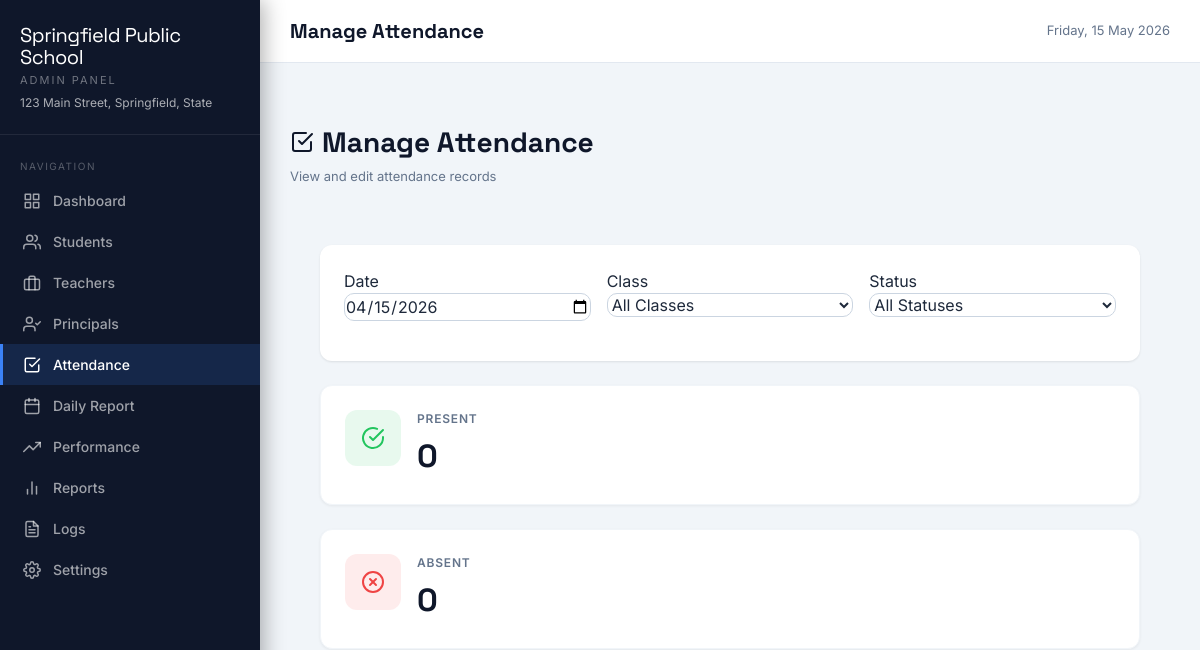
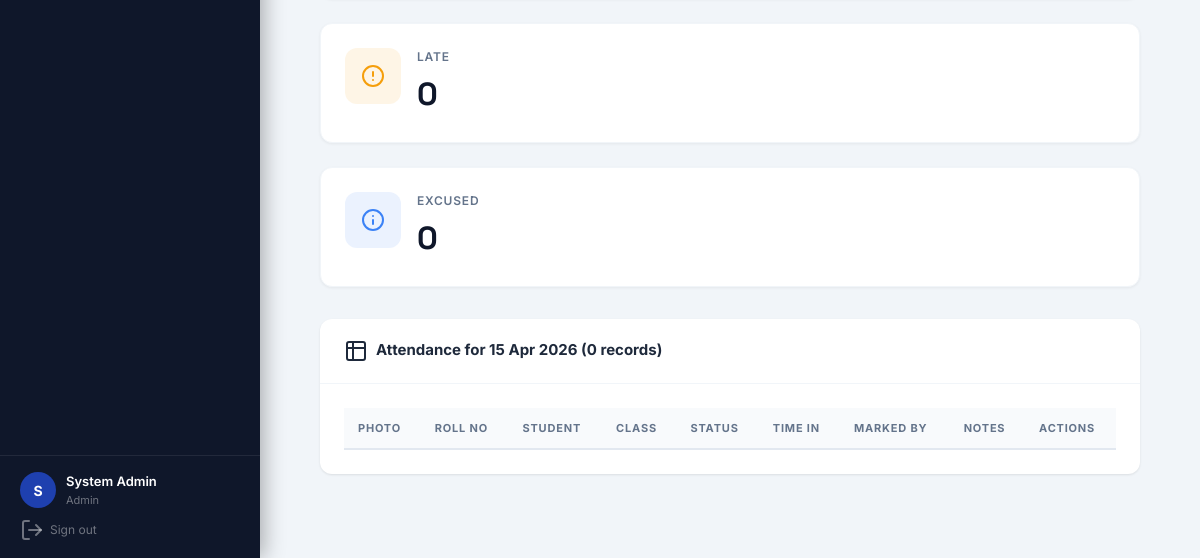
Before: /admin/attendance.php?date=2026-04-15 (signed in) with the older database file (2 pictures, top to bottom).
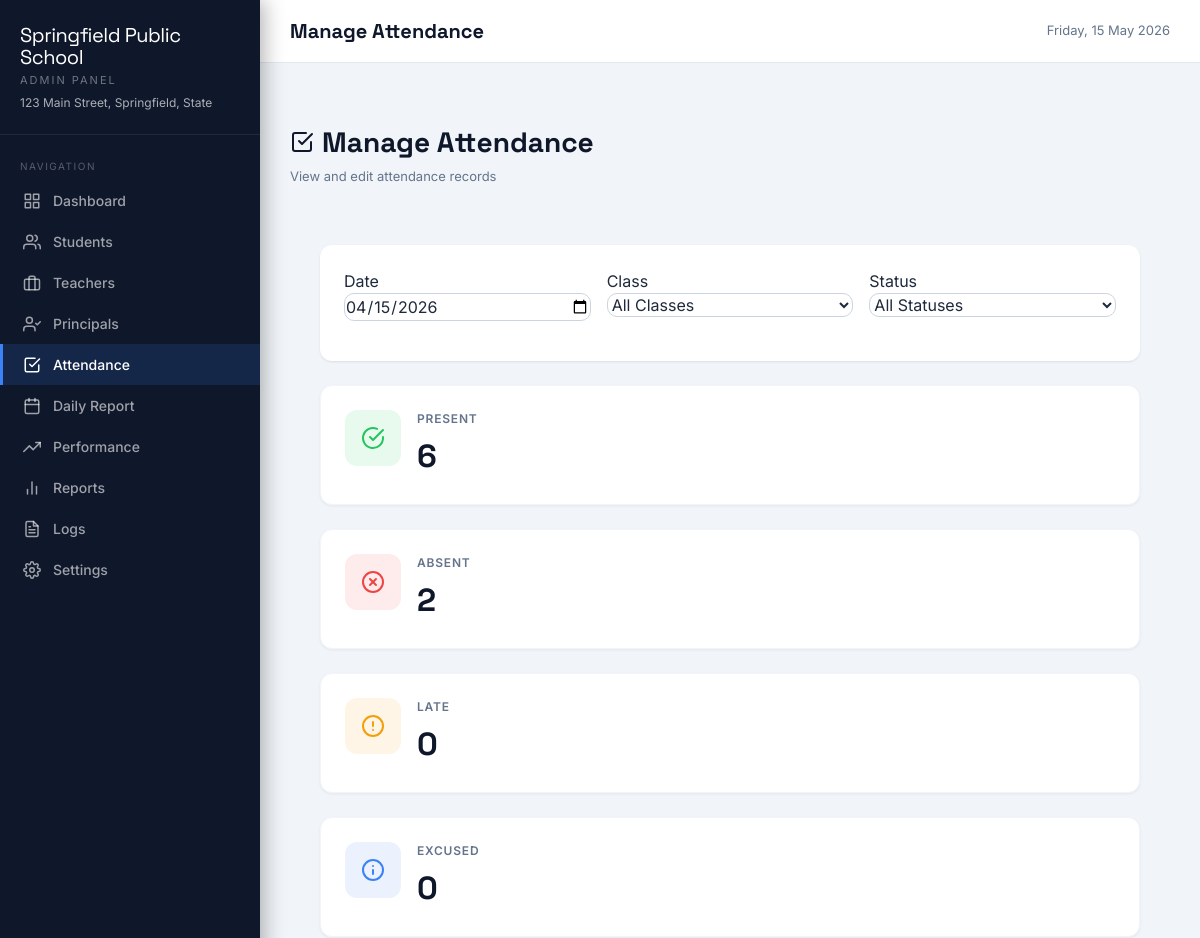
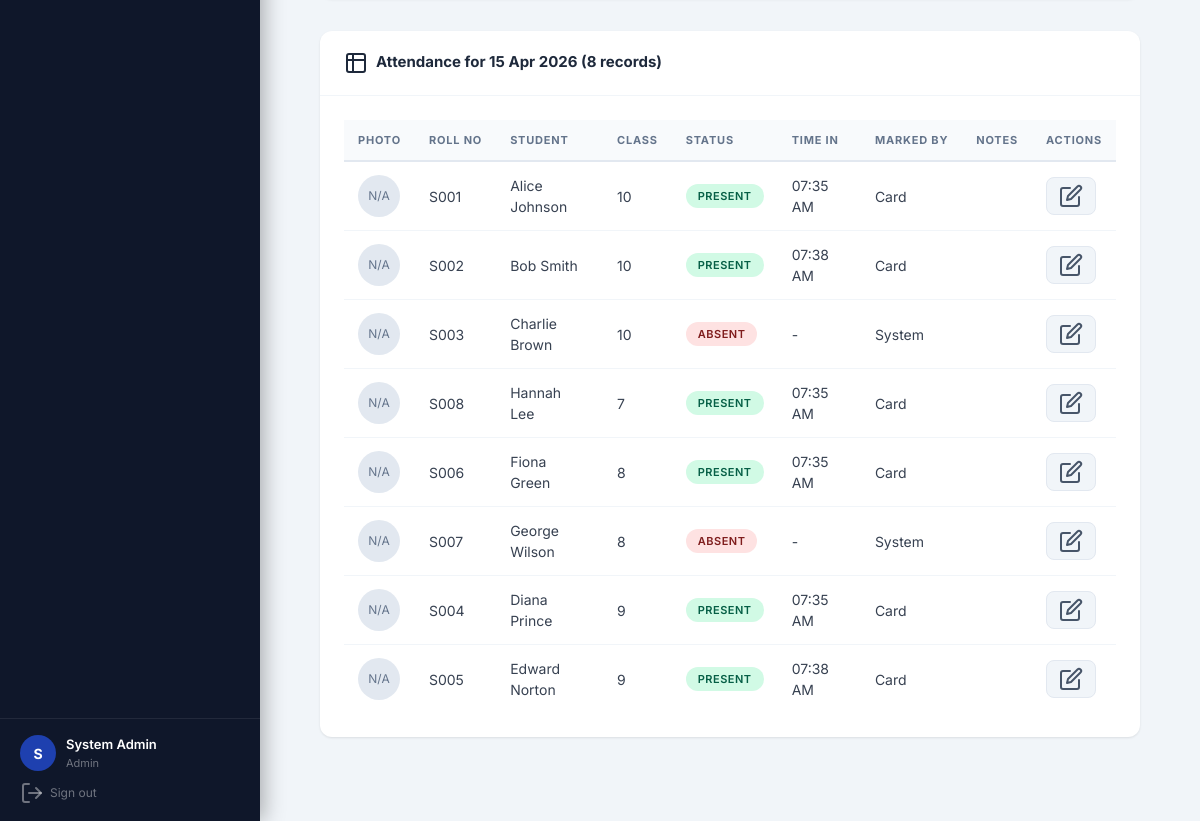
After: the same page with the newer database file (2 pictures, top to bottom).
### tables this page shows
CREATE TABLE IF NOT EXISTS student_attendance (
    id INT AUTO_INCREMENT PRIMARY KEY,
    student_id INT NOT NULL,
    date DATE NOT NULL,
    time_in TIME,
    status ENUM('present','absent','late','excused') DEFAULT 'present',
    marked_by ENUM('card','manual','system') DEFAULT 'card',
    marked_by_user_id INT,
    notes TEXT,
    created_at TIMESTAMP DEFAULT CURRENT_TIMESTAMP,
    updated_at TIMESTAMP DEFAULT CURRENT_TIMESTAMP ON UPDATE CURRENT_TIMESTAMP,
    FOREIGN KEY (student_id) REFERENCES students(id) ON DELETE CASCADE,
    UNIQUE KEY unique_student_date (student_id, date)
);

CREATE TABLE IF NOT EXISTS students (
    id INT AUTO_INCREMENT PRIMARY KEY,
    name VARCHAR(100) NOT NULL,
    roll_number VARCHAR(50) UNIQUE NOT NULL,
    class VARCHAR(20) NOT NULL,
    section VARCHAR(10),
    card_uid VARCHAR(100) UNIQUE,
    parent_email VARCHAR(150),
    parent_phone VARCHAR(20),
    photo VARCHAR(255),
    date_of_birth DATE,
    address TEXT,
    is_active TINYINT(1) DEFAULT 1,
    created_at TIMESTAMP DEFAULT CURRENT_TIMESTAMP,
    updated_at TIMESTAMP DEFAULT CURRENT_TIMESTAMP ON UPDATE CURRENT_TIMESTAMP
);

### config.php (called while the page is built, shortened)
<?php
function getDB() {
    static $pdo = null;
    if ($pdo === null) {
        try {
            $dsn = "mysql:host=" . DB_HOST . ";port=" . DB_PORT . ";dbname=" . DB_NAME . ";charset=utf8mb4";
            $options = [
                PDO::ATTR_ERRMODE            => PDO::ERRMODE_EXCEPTION,
                PDO::ATTR_DEFAULT_FETCH_MODE => PDO::FETCH_ASSOC,
                PDO::ATTR_EMULATE_PREPARES   => false,
            ];
            $pdo = new PDO($dsn, DB_USER, DB_PASS, $options);
        } catch (PDOException $e) {
            die(json_encode(['error' => 'Database connection failed: ' . $e->getMessage()]));
        }
    }
    return $pdo;
}
function getSetting($key) {
    try {
        $db = getDB();
        $stmt = $db->prepare("SELECT setting_value FROM settings WHERE setting_key = ?");
        $stmt->execute([$key]);
        $row = $stmt->fetch();
        return $row ? $row['setting_value'] : null;
    } catch (Exception $e) {
        return null;
    }
}
function formatDate($date) {
    return date('d M Y', strtotime($date));
}
function formatTime($time) {
    return date('h:i A', strtotime($time));
}
?>

### admin/attendance.php (the view, shortened to what the changed rows need)
<?php
require_once __DIR__ . '/../header.php';
$db = getDB();
$filterDate = $_GET['date'] ?? date('Y-m-d');
$query = "
    SELECT sa.*, s.name, s.roll_number, s.class, s.section
    FROM student_attendance sa
    JOIN students s ON s.id = sa.student_id
    WHERE sa.date = ?
";
$params = [$filterDate];
$query .= " ORDER BY s.class, s.roll_number";
$stmt = $db->prepare($query);
$stmt->execute($params);
$attendance = $stmt->fetchAll();
$stmt = $db->prepare("
    SELECT
        status,
        COUNT(*) as count
    FROM student_attendance
    WHERE date = ?
    GROUP BY status
");
$stmt->execute([$filterDate]);
$stats = $stmt->fetchAll();
$statsMap = [];
foreach ($stats as $stat) {
    $statsMap[$stat['status']] = $stat['count'];
}
?>
<div class="page-header">
    <div class="header-content">
        <h1><i data-feather="check-square"></i> Manage Attendance</h1>
    </div>
</div>
<div class="page-content">
    <div class="grid grid-cols-1 md:grid-cols-4 gap-6 mb-8">
        <div class="stat-card">
            <div class="stat-content">
                <p class="stat-label">Present</p>
                <p class="stat-value"><?= $statsMap['present'] ?? 0 ?></p>
            </div>
        </div>
        <div class="stat-card">
            <div class="stat-content">
                <p class="stat-label">Absent</p>
                <p class="stat-value"><?= $statsMap['absent'] ?? 0 ?></p>
            </div>
        </div>
    </div>
    <div class="card">
        <div class="card-header">
            <h3><i data-feather="table"></i> Attendance for <?= formatDate($filterDate) ?> (<?= count($attendance) ?> records)</h3>
        </div>
        <div class="card-body">
            <div class="table-wrapper">
                <table class="table">
                    <thead>
                        <tr>
                            <th>Photo</th>
                            <th>Roll No</th>
                            <th>Student</th>
                            <th>Class</th>
                            <th>Status</th>
                            <th>Time In</th>
                            <th>Marked By</th>
                            <th>Notes</th>
                            <th>Actions</th>
                        </tr>
                    </thead>
                    <tbody>
                        <?php foreach ($attendance as $record): ?>
                        <tr>
                            <td>
                                <?php if (!empty($record['photo'])): ?>
                                <img src="<?= htmlspecialchars($record['photo']) ?>" alt="<?= htmlspecialchars($record['name']) ?>" style="width:42px;height:42px;border-radius:9999px;object-fit:cover;border:1px solid #e2e8f0;">
                                <?php else: ?>
                                <div style="width:42px;height:42px;border-radius:9999px;background:#e2e8f0;display:inline-flex;align-items:center;justify-content:center;color:#64748b;font-size:12px;">N/A</div>
                                <?php endif; ?>
                            </td>
                            <td><?= htmlspecialchars($record['roll_number']) ?></td>
                            <td><?= htmlspecialchars($record['name']) ?></td>
                            <td><?= htmlspecialchars($record['class']) ?></td>
                            <td><span class="badge badge-<?= $record['status'] ?>"><?= ucfirst($record['status']) ?></span></td>
                            <td><?= $record['time_in'] ? formatTime($record['time_in']) : '-' ?></td>
                            <td><?= ucfirst($record['marked_by']) ?></td>
                            <td><?= htmlspecialchars($record['notes'] ?? '') ?></td>
                            <td>
                                <button class="btn btn-sm btn-secondary" onclick="editAttendance(<?= $record['id'] ?>, '<?= $record['status'] ?>', '<?= htmlspecialchars(addslashes($record['notes'] ?? '')) ?>')">
                                    <i data-feather="edit"></i>
                                </button>
                            </td>
                        </tr>
                        <?php endforeach; ?>
                    </tbody>
                </table>
            </div>
        </div>
    </div>
</div>
<?php require_once __DIR__ . '/../footer.php'; ?>

### header.php (shortened to what the changed rows need)
<?php
$user = getCurrentUser();
$role = $user['role'] ?? '';
$schoolName = getSetting('school_name') ?: APP_NAME;
$navItems = [];
if ($role === 'admin') {
    $navItems = [
        ['url'=>'dashboard.php','icon'=>'grid','label'=>'Dashboard'],
        ['url'=>'students.php','icon'=>'users','label'=>'Students'],
        ['url'=>'teachers.php','icon'=>'briefcase','label'=>'Teachers'],        ['url'=>'principals.php','icon'=>'user-check','label'=>'Principals'],        ['url'=>'attendance.php','icon'=>'check-square','label'=>'Attendance'],
        ['url'=>'daily-report.php','icon'=>'calendar','label'=>'Daily Report'],
        ['url'=>'performance.php','icon'=>'trending-up','label'=>'Performance'],
        ['url'=>'reports.php','icon'=>'bar-chart-2','label'=>'Reports'],
        ['url'=>'logs.php','icon'=>'file-text','label'=>'Logs'],
        ['url'=>'settings.php','icon'=>'settings','label'=>'Settings'],
    ];
} elseif ($role === 'principal') {
    $navItems = [
        ['url'=>'dashboard.php','icon'=>'grid','label'=>'Dashboard'],
        ['url'=>'reports.php','icon'=>'bar-chart-2','label'=>'Reports'],
        ['url'=>'attendance.php','icon'=>'check-square','label'=>'Attendance'],
    ];
}
$currentPage = basename($_SERVER['PHP_SELF']);
?>
<!DOCTYPE html>
<html lang="en">
<head>
    <script src="https://cdn.tailwindcss.com"></script>
</head>
<body>
<div class="sidebar" id="sidebar">
    <div class="sidebar-logo">
        <div class="logo-text">
            <h1><?= htmlspecialchars($schoolName) ?></h1>
        </div>
    </div>
    <nav class="nav-section">
        <div class="nav-label">Navigation</div>
        <?php foreach($navItems as $item): ?>
        <a href="<?= $item['url'] ?>" class="nav-item <?= $currentPage === $item['url'] ? 'active' : '' ?>">
            <i data-feather="<?= $item['icon'] ?>"></i>
            <?= $item['label'] ?>
        </a>
        <?php endforeach; ?>
    </nav>
</div>
<div class="main-content">
    <div class="page-wrapper" style="padding:30px;background:#f1f5f9;">

Changed rows visible on the page:
added student_attendance: student.roll_number "S001", student.name "Alice Johnson", student.class "10", status "PRESENT", time_in "07:35 AM", marked_by "Card"
added student_attendance: student.roll_number "S002", student.name "Bob Smith", student.class "10", status "PRESENT", time_in "07:38 AM", marked_by "Card"
added student_attendance: student.roll_number "S003", student.name "Charlie Brown", student.class "10", status "ABSENT", marked_by "System"
added student_attendance: student.roll_number "S008", student.name "Hannah Lee", student.class "7", status "PRESENT", time_in "07:35 AM", marked_by "Card"
added student_attendance: student.roll_number "S006", student.name "Fiona Green", student.class "8", status "PRESENT", time_in "07:35 AM", marked_by "Card"
added student_attendance: student.roll_number "S007", student.name "George Wilson", student.class "8", status "ABSENT", marked_by "System"
added student_attendance: student.roll_number "S004", student.name "Diana Prince", student.class "9", status "PRESENT", time_in "07:35 AM", marked_by "Card"
added student_attendance: student.roll_number "S005", student.name "Edward Norton", student.class "9", status "PRESENT", time_in "07:38 AM", marked_by "Card"
Other visible differences:
$statsMap['present']: "0" → "6"
$statsMap['absent']: "0" → "2"
count($attendance): "0" → "8"
